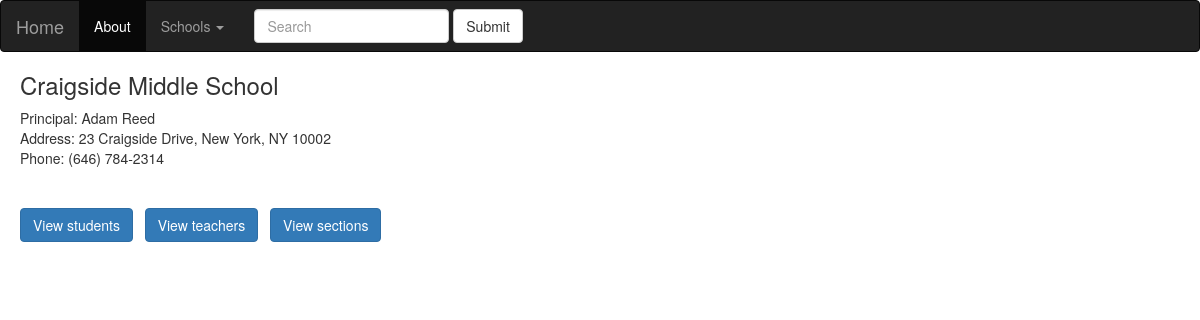
The page /districts/1/schools/2/ on the database its author committed.
### database_setup.py (models this page shows, shortened)
class School(Base):
    __tablename__ = 'school'
    id = Column(Integer, primary_key=True)
    name = Column(String(80), nullable=False)
    type = Column(String(250))
    principal = Column(String(250))
    address = Column(String(50))
    city = Column(String(50))
    state = Column(String(50))
    zip = Column(String(50))
    phone = Column(String(50))
    district_id = Column(Integer, ForeignKey('district.id'))
    district = relationship('District')

### schools.py (the view)
@app.route('/districts/<int:district_id>/schools/<int:school_id>/')
def showSchool(district_id, school_id):
    school = session.query(School).filter_by(id=school_id).one()
    students = session.query(Student).filter_by(school_id=school_id).all()
    teachers = session.query(Teacher).filter_by(school_id=school_id).all()
    sections = session.query(Section).filter_by(school_id=school_id).all()
    return render_template('school.html', district_id=district_id, school=school, students=students, teachers=teachers, sections=sections)

### templates/school.html (shortened to what this page needs)
{% extends "base.html" %}
{% block content %}
<h3>{{school.name}}</h3>
<p>Principal: {{school.principal}}<br>
Address: {{school.address}}, {{school.city}}, {{school.state}} {{school.zip}}<br>
Phone: {{school.phone}}</p>
<p>&nbsp;</p>
	<a  class="btn btn-primary" href='{{url_for('showAllStudents', district_id=district_id, school_id=school.id)}}'>View students</a>&nbsp;&nbsp;
	<a  class="btn btn-primary" href='{{url_for('showAllTeachers', district_id=district_id, school_id=school.id)}}'>View teachers</a>&nbsp;&nbsp;
	<a  class="btn btn-primary" href='{{url_for('showAllSections', district_id=district_id, school_id=school.id)}}'>View sections</a>
{% endblock %}

### rows shown on the page
School: name "Craigside Middle School", principal "Adam Reed", address "23 Craigside Drive", city "New York", state "NY", zip "10002", phone "(646) 784-2314"
